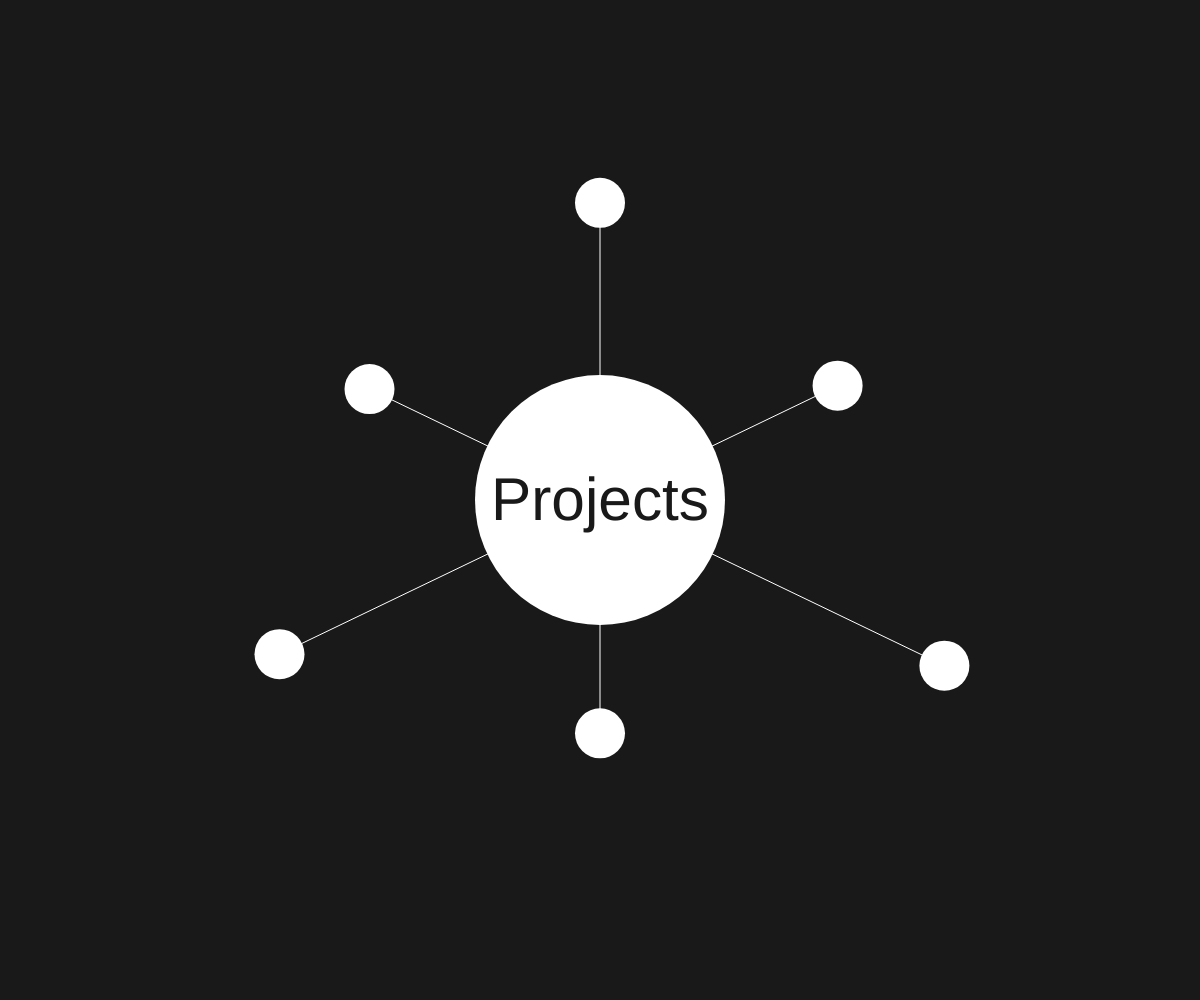
Frame 1 (no input)
Frame 60 (no input): identical to frame 1, image omitted
Frame 120 (the mouse pressed at the canvas centre since frame 60): identical to frame 1, image omitted

The p5.js sketch that drew this single still picture (run headless with seeded random() and noise() and a simulated clock; from frame 60 on, the mouse is pressed at the canvas centre):

// p5.js sketch
// ── sketch.js
var r;
var w;
var h;
var s1;
var textConst;
var projects = ["Langtons Ant", "Salesman", "Project 3", "Project 3", "Project 3", "Project 3"];
var planets = [];
var angle;
var BGColor;
var latestZoom;
function setup()
{
	latestZoom = 0;
	BGColor = 25;
	isZoom = 0;
	angleMode(DEGREES);
	if (windowWidth > windowHeight)
	{
		r = windowHeight/4;
	}
	else
	{
		r = windowWidth/4;
	}
	w = windowWidth;
	h = windowHeight;
	s1 = "Projects";
	textConst = r/3.6203611;
	angle = 360/projects.length;
	createCanvas(windowWidth, windowHeight);
	background(BGColor);
	for(var i = 0; i < projects.length; i++)
	{
		planets[i] = new planet(angle*i, r/5, projects[i], 0, 0, random(2.5, 5), 0);
		planets[i].show();
	}
	fill(255);
	noStroke();
	ellipse(w/2, h/2, r);
	textConst = r/(3.6203611 + .5203611);
	fill(25);
	textSize(textConst);
	text(s1, w/2 - r/2 + ((r - textWidth(s1))/2), h/2 + ((textConst)/3));
}

function draw()
{
	for(var i = 0; i < planets.length; i++)
	{
		planets[i].mouseOn(mouseX, mouseY);
	}
	for(var i = 0; i < planets.length; i++)
	{
		if(planets[i].zooms == 1)
		{
			latestZoom = planets[i];
			if(latestZoom.zooms == 1)
			{
				planets[i].planetR ++;
				if(planets[i].planetR > r)
				{
					planets[i].planetR = r;
				}
				// console.log(planets[i].zooms);
				colorMode(RGB)
				fill(255);
				ellipse(planets[i].x,planets[i].y,planets[i].planetR);
			}
		}
	}
	if (latestZoom.zooms == 0)
	{
		reset();
	}
}

function keyPressed()
{
	reset();
}

function reset()
{
	clear();
	colorMode(RGB);
	background(BGColor);
	for(var i = 0; i < planets.length; i++)
	{
		planets[i].planetR = r/5;
		planets[i].show();
	}
	fill(255);
	noStroke();
	ellipse(w/2, h/2, r);
	textConst = r/(3.6203611 + .5203611);
	fill(25);
	textSize(textConst);
	text(s1, w/2 - r/2 + ((r - textWidth(s1))/2), h/2 + ((textConst)/3));
}



function windowResized()
{
	colorMode(RGB);
	resizeCanvas(windowWidth, windowHeight);
	clear();
	w = windowWidth;
	h = windowHeight;
	if (windowWidth > windowHeight)
	{
		r = windowHeight/4;
	}
	else
	{
		r = windowWidth/4;
	}
	background(BGColor);
	fill(255);
	noStroke();
	ellipse(w/2, h/2, r);
	for(var i = 0; i < planets.length; i++)
	{
		planets[i].show();
	}
	textConst = r/(3.6203611 + .5203611);
	fill(25);
	textSize(textConst);
	text(s1, w/2 - r/2 + ((r - textWidth(s1))/2), h/2 + ((textConst)/3));
}

// ── planet.js
class planet
{
  constructor(a, planetR, name, x, y, lengthMulti, zooms)
  {
    this.a = a;
    this.planetR = planetR;
    this.name = name;
    this.x = x;
    this.y = y;
    this.lengthMulti = lengthMulti;
    this.zoom= zooms;
  }

  show()
  {
    this.x = (w/this.lengthMulti * sin(this.a)) + w/2;
    this.y = (h/this.lengthMulti * cos(this.a)) + h/2;
    stroke(255);
    line(w/2, h/2, this.x, this.y);
    noStroke();
    fill(255);
    ellipse(this.x, this.y, this.planetR);
  }

  mouseOn(px, py)
  {
    let d = dist(px, py, this.x, this.y)
    if(d < this.planetR/2)
    {
      this.zooms = 1;
    }
    else
    {
      this.zooms = 0;
      // reset();
    }
  }
}
